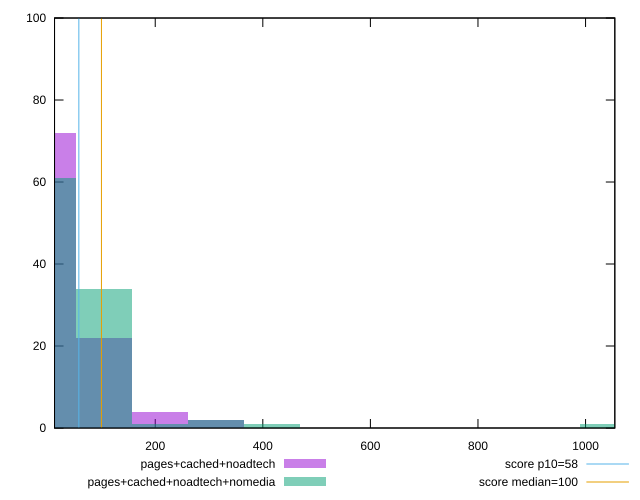

Here is the gnuplot script that generated this plot:
reset

$pagesCachedNoadtech <<EOF
104.16283752742422 22
0 72
312.4885125822726 2
208.32567505484843 4
EOF

$pagesCachedNoadtechNomedia <<EOF
0 61
104.16283752742422 34
208.32567505484843 1
1041.6283752742422 1
312.4885125822726 2
416.65135010969686 1
EOF

set key outside below
set boxwidth 104.16283752742422
set xrange [12.8:1054.4000000000005]
set yrange [0:100]
set trange [0:100]
set style fill transparent solid 0.5 noborder

set parametric
set terminal svg size 640, 500 enhanced background rgb 'white'
set output "report_00014_2021-02-09T15:56:05.503Z/estimated-input-latency/comparison/histogram/2_vs_3.svg"

plot $pagesCachedNoadtech title "pages+cached+noadtech" with boxes, \
     $pagesCachedNoadtechNomedia title "pages+cached+noadtech+nomedia" with boxes, \
     58,t title "score p10=58", \
     100,t title "score median=100"

reset
